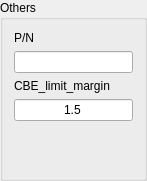
   <widget class="QGroupBox" name="others_groupBox">
    <property name="geometry">
     <rect>
      <x>150</x>
      <y>560</y>
      <width>147</width>
      <height>181</height>
     </rect>
    </property>
    <property name="title">
     <string>Others</string>
    </property>
    <layout class="QVBoxLayout" name="verticalLayout_13">
     <item>
      <widget class="QLabel" name="pn_label">
       <property name="sizePolicy">
        <sizepolicy hsizetype="Preferred" vsizetype="Fixed">
         <horstretch>0</horstretch>
         <verstretch>0</verstretch>
        </sizepolicy>
       </property>
       <property name="text">
        <string>P/N</string>
       </property>
       <property name="alignment">
        <set>Qt::AlignLeading|Qt::AlignLeft|Qt::AlignVCenter</set>
       </property>
      </widget>
     </item>
     <item>
      <widget class="QLineEdit" name="pn_lineEdit">
       <property name="text">
        <string/>
       </property>
       <property name="alignment">
        <set>Qt::AlignCenter</set>
       </property>
      </widget>
     </item>
     <item>
      <widget class="QLabel" name="cbe_margin_label">
       <property name="sizePolicy">
        <sizepolicy hsizetype="Preferred" vsizetype="Fixed">
         <horstretch>0</horstretch>
         <verstretch>0</verstretch>
        </sizepolicy>
       </property>
       <property name="text">
        <string>CBE_limit_margin</string>
       </property>
       <property name="alignment">
        <set>Qt::AlignLeading|Qt::AlignLeft|Qt::AlignVCenter</set>
       </property>
      </widget>
     </item>
     <item>
      <widget class="QLineEdit" name="freq_sweep_start_2">
       <property name="text">
        <string>1.5</string>
       </property>
       <property name="alignment">
        <set>Qt::AlignCenter</set>
       </property>
      </widget>
     </item>
     <item>
      <spacer name="verticalSpacer">
       <property name="orientation">
        <enum>Qt::Vertical</enum>
       </property>
       <property name="sizeType">
        <enum>QSizePolicy::Expanding</enum>
       </property>
       <property name="sizeHint" stdset="0">
        <size>
         <width>20</width>
         <height>40</height>
        </size>
       </property>
      </spacer>
     </item>
    </layout>
   </widget>
